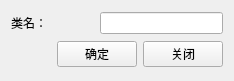
<?xml version="1.0" encoding="UTF-8"?>
<ui version="4.0">
 <class>ParentWidget</class>
 <widget class="QWidget" name="ParentWidget">
  <property name="geometry">
   <rect>
    <x>0</x>
    <y>0</y>
    <width>234</width>
    <height>81</height>
   </rect>
  </property>
  <property name="windowTitle">
   <string>Form</string>
  </property>
  <layout class="QGridLayout" name="gridLayout">
   <item row="0" column="0" colspan="2">
    <widget class="QLabel" name="leiLabel">
     <property name="text">
      <string>类名：</string>
     </property>
    </widget>
   </item>
   <item row="0" column="2" colspan="2">
    <widget class="QLineEdit" name="leiLE"/>
   </item>
   <item row="1" column="0">
    <spacer name="horizontalSpacer">
     <property name="orientation">
      <enum>Qt::Horizontal</enum>
     </property>
     <property name="sizeHint" stdset="0">
      <size>
       <width>51</width>
       <height>20</height>
      </size>
     </property>
    </spacer>
   </item>
   <item row="1" column="1" colspan="2">
    <widget class="QPushButton" name="newBT">
     <property name="text">
      <string>确定</string>
     </property>
    </widget>
   </item>
   <item row="1" column="3">
    <widget class="QPushButton" name="closeBT">
     <property name="text">
      <string>关闭</string>
     </property>
    </widget>
   </item>
  </layout>
 </widget>
 <resources/>
 <connections/>
</ui>
